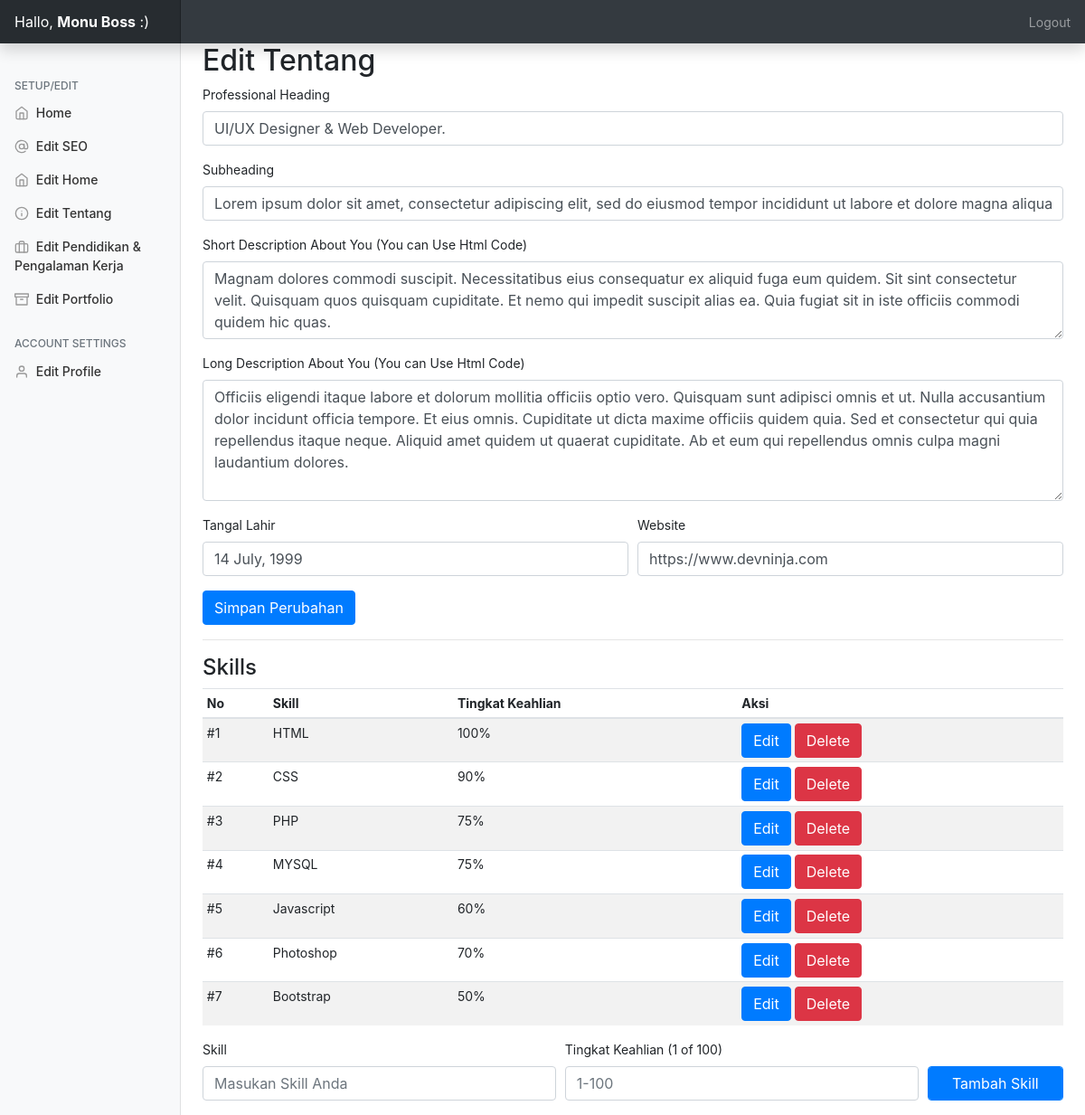
Page /admin/?editabout=true (signed in) on the committed database.
### tables this page shows
CREATE TABLE `personal_setup` (
  `id` int(11) NOT NULL,
  `profilepic` varchar(250) NOT NULL,
  `name` varchar(250) NOT NULL,
  `twitter` varchar(200) NOT NULL,
  `facebook` varchar(200) NOT NULL,
  `instagram` varchar(200) NOT NULL,
  `skype` varchar(200) NOT NULL,
  `linkedin` varchar(200) NOT NULL,
  `github` varchar(200) NOT NULL,
  `homewallpaper` varchar(200) NOT NULL,
  `professions` varchar(200) NOT NULL,
  `location` text NOT NULL,
  `mobile` varchar(200) NOT NULL,
  `emailid` varchar(200) NOT NULL
);

CREATE TABLE `aboutus_setup` (
  `id` int(11) NOT NULL,
  `shortdesc` text NOT NULL,
  `heading` text NOT NULL,
  `subheading` text NOT NULL,
  `longdesc` text NOT NULL,
  `website` varchar(250) NOT NULL,
  `dob` varchar(250) NOT NULL
);

CREATE TABLE `skills` (
  `id` int(11) NOT NULL,
  `skill` varchar(250) NOT NULL,
  `score` varchar(250) NOT NULL
);

### admin/php/about.php (the view, shortened to what this page needs)
<h2>Edit Tentang</h2>
         <form method="post" action="php/uabout.php">
         <div class="form-row">
             <div class="form-group col-md-12">
    <label for="ptitle">Professional Heading</label>
    <input type="text" name="ptitle" value="<?=$data['heading']?>" class="form-control" id="ptitle" placeholder="Masukan Data">
  </div>
        <div class="form-group col-md-12">
    <label for="psubtitle">Subheading</label>
    <input type="text" name="psubtitle" value="<?=$data['subheading']?>" class="form-control" id="psubtitle" placeholder="Masukan Data">
  </div>
    <div class="form-group col-md-12">
    <label for="exampleFormControlTextarea1">Short Description About You (You can Use Html Code)</label>
    <textarea class="form-control" name="shortdesc" id="exampleFormControlTextarea1" rows="3" placeholder="Masukan Data"><?=$data['shortdesc'];?></textarea>
  </div>
        <div class="form-group col-md-12">
    <label for="exampleFormControlTextarea1">Long Description About You (You can Use Html Code)</label>
    <textarea class="form-control" id="exampleFormControlTextarea1" rows="5" name="longdesc" placeholder="Masukan Data"><?=$data['longdesc'];?>
    </textarea>
  </div>
        <div class="form-group col-md-6">
    <label for="bd">Tangal Lahir</label>
    <input type="text" name="dob" value="<?=$data['dob']?>" class="form-control" id="dob" placeholder="Tanggal Bulan, Tahun">
  </div>
        <div class="form-group col-md-6">
    <label for="website">Website</label>
    <input type="text" name="website" value="<?=$data['website']?>" class="form-control" id="website" placeholder="https://bebas.com">
  </div>
         </div>
         <input type="submit" name="save" class="btn btn-primary" value="Simpan Perubahan">
         </form>
         <hr>
         <h4 ID="skillsection">Skills</h4>
         <table class="table table-striped table-sm">
          <thead>
            <tr>
              <th>No</th>
              <th>Skill</th>
              <th>Tingkat Keahlian</th>
              <th>Aksi</th>
            </tr>
          </thead>
          <tbody>
         <?php
$query2="SELECT * FROM skills";
$queryrun2=mysqli_query($db,$query2);
$count=1;
while($data2=mysqli_fetch_array($queryrun2)){
    ?>
     <tr>
          <td>#<?=$count?></td>
              <td><?=$data2['skill']?></td>
         <td><?=$data2['score']?>%</td>
         <td><button type="button" class="btn btn-primary" data-toggle="modal" data-target="#modal<?=$data2['id']?>">
  Edit
</button> <a href="php/supdate.php?del=<?=$data2['id']?>"><button type="button" class="btn btn-danger" data-toggle="modal" data-target="#exampleModal">
  Delete
             </button></a></td>
            </tr>
         <?php $count++;
} ?>
             </tbody></table>
             <form action="php/supdate.php" method="post">
                 <div class="form-row">
                     <div class="form-group col-md-5">
    <label for="sn">Skill</label>
    <input type="text" name="skill" class="form-control" id="website" placeholder="Masukan Skill Anda" required>
  </div><div class="form-group col-md-5">
    <label for="website">Tingkat Keahlian (1 of 100)</label>
    <input type="text" name="score" class="form-control" id="website" placeholder="1-100" required>
  </div>
   <div class="form-group col-md-2">
     <label class="text-white">submit</label>
      <input type="submit" name="addskill" class="btn btn-primary form-control" value="Tambah Skill">
   </div>
                 </div>
             </form>

### admin/css/dashboard.css (style rules this page uses)
body { font-size: .875rem; }

### rows in the picture
personal_setup: ptitle "UI/UX Designer & Web Developer.", psubtitle "Lorem ipsum dolor sit amet, consectetur adipiscing elit, sed do eiusmod tempor incididunt ut labore et dolore magna aliqua.", shortdesc "Magnam dolores commodi suscipit. Necessitatibus eius consequatur ex aliquid fuga eum quidem. Sit sint consectetur velit. Quisquam quos quisquam cupiditate. Et nemo qui impedit suscipit alias ea. Quia fugiat sit in iste officiis commodi quidem hic quas.", longdesc "Officiis eligendi itaque labore et dolorum mollitia officiis optio vero. Quisquam sunt adipisci omnis et ut. Nulla accusantium dolor incidunt officia tempore. Et eius omnis. Cupiditate ut dicta maxime officiis quidem quia. Sed et consectetur qui quia repellendus itaque neque. Aliquid amet quidem ut quaerat cupiditate. Ab et eum qui repellendus omnis culpa magni laudantium dolores.", dob "14 July, 1999", website "https://www.devninja.com"
skills: skill "HTML", score "100"
skills: skill "CSS", score "90"
skills: skill "PHP", score "75"
skills: skill "MYSQL", score "75"
skills: skill "Javascript", score "60"
skills: skill "Photoshop", score "70"
skills: skill "Bootstrap", score "50"

### other values in the picture
$_SESSION['username'] "Monu Boss"
